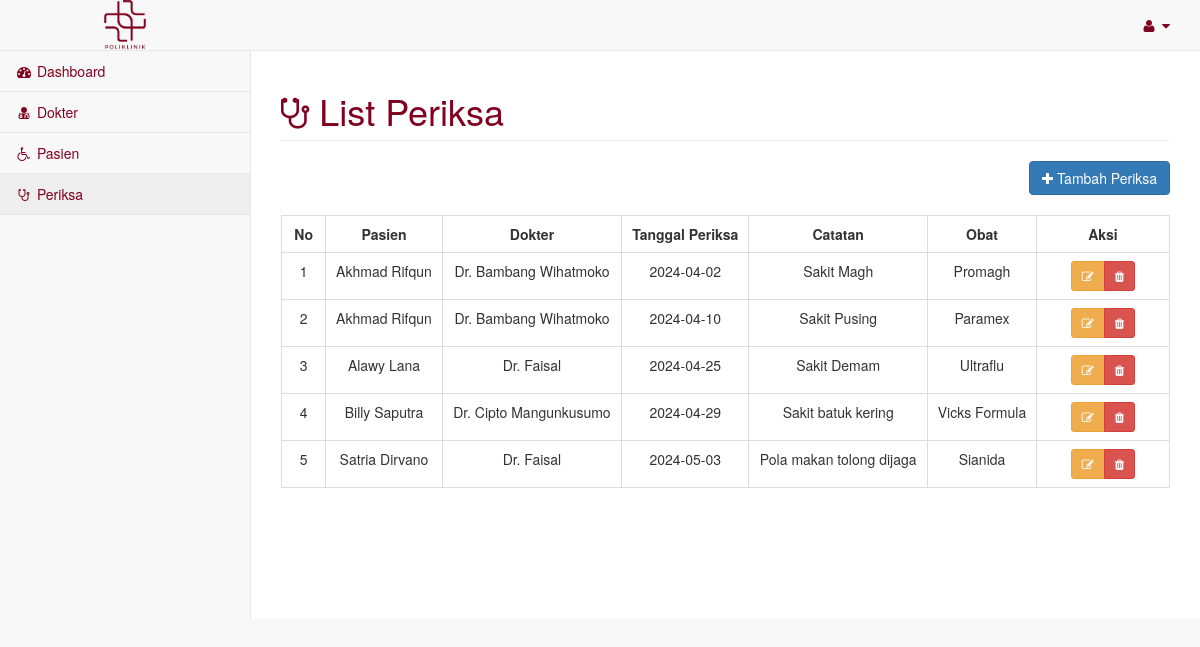
The page /master_periksa.php on the database its author committed.
### tables this page shows
CREATE TABLE `periksa` (
  `id_periksa` int(10) NOT NULL,
  `id_dokter` int(10) NOT NULL,
  `id_pasien` int(10) NOT NULL,
  `tgl_periksa` date NOT NULL,
  `catatan` text NOT NULL,
  `obat` varchar(255) NOT NULL
);

CREATE TABLE `pasien` (
  `id_pasien` int(10) NOT NULL,
  `nama_pasien` varchar(255) NOT NULL,
  `alamat_pasien` varchar(255) NOT NULL,
  `no_hp_pasien` varchar(50) NOT NULL
);

CREATE TABLE `dokter` (
  `id_dokter` int(10) NOT NULL,
  `nama_dokter` varchar(255) NOT NULL,
  `alamat_dokter` varchar(255) NOT NULL,
  `no_hp_dokter` varchar(50) NOT NULL
);

### master_periksa.php (the view, shortened to what this page needs)
<!DOCTYPE html>
<html lang="en">
<head>
    <link rel="stylesheet" href="assets/style.css">
    <link href="vendor/bootstrap/css/bootstrap.min.css" rel="stylesheet">
    <link href="vendor/metisMenu/metisMenu.min.css" rel="stylesheet">
    <link href="dist/css/sb-admin-2.css" rel="stylesheet">
    <link href="vendor/morrisjs/morris.css" rel="stylesheet">
    <link href="vendor/font-awesome/css/font-awesome.min.css" rel="stylesheet" type="text/css">
    <link href="vendor/datatables-plugins/dataTables.bootstrap.css" rel="stylesheet">
    <link href="vendor/datatables-responsive/dataTables.responsive.css" rel="stylesheet">
</head>
<body>
<div id="wrapper">
        <nav class="navbar navbar-default navbar-static-top" role="navigation" style="margin-bottom: 0">
            <div class="navbar-header">
                <img src="assets/biomedic.png" alt="" class="img-icon" style="margin-left:100px;">
            </div>
            <ul class="nav navbar-top-links navbar-right">
                <li class="dropdown">
                    <a class="dropdown-toggle" data-toggle="dropdown" href="#" style="color:#80011f;">
                        <i class="fa fa-user fa-fw"></i> <i class="fa fa-caret-down"></i>
                    </a>
                </li>
            </ul>
            <div class="navbar-default sidebar" role="navigation">
                <div class="sidebar-nav navbar-collapse">
                    <ul class="nav" id="side-menu">
                        <li>
                            <a href="halaman_admin.php" style="color:#80011f;"><i class="fa fa-dashboard fa-fw"></i> Dashboard</a>
                        </li>
                        <li>
                            <a href="master_dokter.php" style="color:#80011f;"><i class="fa fa-user-md fa-fw"></i> Dokter</a>
                        </li>
                        <li>
                            <a href="master_pasien.php" style="color:#80011f;"><i class="fa fa fa-wheelchair fa-fw"></i> Pasien</a>
                        </li>
                        <li>
                            <a href="master_periksa.php" style="color:#80011f;"><i class="fa fa-stethoscope fa-fw"></i>  Periksa</a>
                        </li>
                    </ul>
                </div>
            </div>
        </nav>
<div id="page-wrapper">
            <div class="row">
                <div class="col-lg-12">
                    <h1 class="page-header" style="color:#80011f;"><i class="fa fa-stethoscope"></i> List Periksa</h1>
                </div>
                <div class="col-lg-12">
                <div style='float: right;' >
                          <button type="button" class="btn btn-primary btn-icon-split" data-toggle="modal" data-target="#myModal"><i class="fa fa-plus"></i> Tambah Periksa</button>
	            </div>
	            </div>
            </div>
            <br>
          <div class="card-body">
                <div class="table-responsive">
                    <table class="table table-bordered" id="dataTable" width="100%" cellspacing="0">
                    <tr align="center" style="font-weight:bold">
                    <td width="5%">No</td>
                    <td>Pasien</td>
                    <td>Dokter</td>
                    <td>Tanggal Periksa</td>
                    <td>Catatan</td>
                    <td>Obat</td>
                    <td width="15%">Aksi</td>
                    </tr>
                    <?php
                        include 'koneksi.php';
                        $no = 1;
                        $query = "SELECT * FROM periksa INNER JOIN pasien ON periksa.id_pasien = pasien.id_pasien INNER JOIN dokter ON periksa.id_dokter = dokter.id_dokter";
                        $result = mysqli_query($koneksi, $query);
                        while ($row = mysqli_fetch_array($result)) :
                            ?>
                                    <tr align="center">
                                    <td><?= $no++ ?></td>
                                    <td><?= $row['nama_pasien'] ?></td>
                                    <td><?= $row['nama_dokter'] ?></td>
                                    <td><?= $row['tgl_periksa'] ?></td>
                                    <td><?= $row['catatan'] ?></td>
                                    <td><?= $row['obat'] ?></td>
                                    <td>
                                        <div class="btn-group" role="group">
                                        <a title="Edit Data" type="button" class="btn btn-sm btn-warning" data-toggle="modal" data-target="#modalEdit<?=$no?>"><i class="fa fa-edit"></i></a>
                                        <a title="Hapus Data" type="button" class="btn btn-sm btn-danger" data-toggle="modal" data-target="#modalHapus<?=$no?>"><i class="fa fa-trash"></i></a>
                                        </div>
                                    </td>
                                    </tr>
                                    <?php endwhile; ?>
                    </table>
            </div>
         </div>
</div>
</body>
</html>

### assets/style.css (style rules this page uses)
:root { --pr-color:#80011f; }
.img-icon { width: 50px; }

### rows shown on the page
periksa: id_pasien.nama_pasien "Akhmad Rifqun", id_dokter.nama_dokter "Dr. Bambang Wihatmoko", tgl_periksa "2024-04-02", catatan "Sakit Magh", obat "Promagh"
periksa: id_pasien.nama_pasien "Akhmad Rifqun", id_dokter.nama_dokter "Dr. Bambang Wihatmoko", tgl_periksa "2024-04-10", catatan "Sakit Pusing", obat "Paramex"
periksa: id_pasien.nama_pasien "Alawy Lana", id_dokter.nama_dokter "Dr. Faisal", tgl_periksa "2024-04-25", catatan "Sakit Demam", obat "Ultraflu"
periksa: id_pasien.nama_pasien "Billy Saputra", id_dokter.nama_dokter "Dr. Cipto Mangunkusumo", tgl_periksa "2024-04-29", catatan "Sakit batuk kering", obat "Vicks Formula"
periksa: id_pasien.nama_pasien "Satria Dirvano", id_dokter.nama_dokter "Dr. Faisal", tgl_periksa "2024-05-03", catatan "Pola makan tolong dijaga", obat "Sianida"
